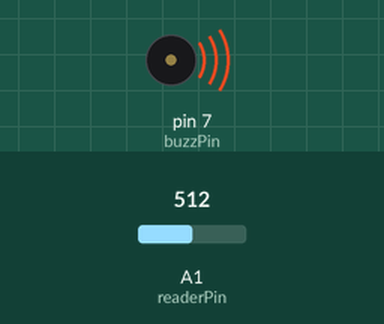
This sketch was run on a simulated Arduino Uno, built with avr-gcc and run on an emulated ATmega328P. Parts: buzzer (waves = sounding). The test bench sets the inputs (shaded band); at power-on: A1 (readerPin) = 512.

Above: at 0.1 s.
Timing chart, 0 to 1.6 s (numbered marks = the images above):
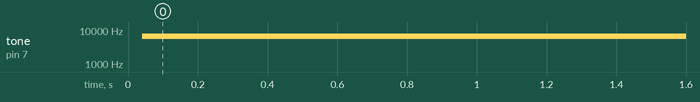

The sketch:

photoresistors_buzzers.ino
```cpp
int buzzPin = 7;
int readerPin = A1;

int timer;

int lightVal;

void setup() {
  // put your setup code here, to run once:

  pinMode(buzzPin,OUTPUT);
  pinMode(readerPin,INPUT);

  Serial.begin(9600);

}

void loop() {
  // put your main code here, to run repeatedly:

  lightVal = analogRead(readerPin);

  timer = (9.0) / (955.0) * (lightVal - 3) + 1;

  digitalWrite(buzzPin,HIGH);
  delayMicroseconds(timer);
  digitalWrite(buzzPin,LOW);
  delayMicroseconds(timer);

  //Serial.print("Photo-resistor reading is: ");
  //Serial.println(lightVal);


}
```

Measured:
- by itself, tone on pin 7 (buzzPin): silent → 6569 Hz at 0.04 s
